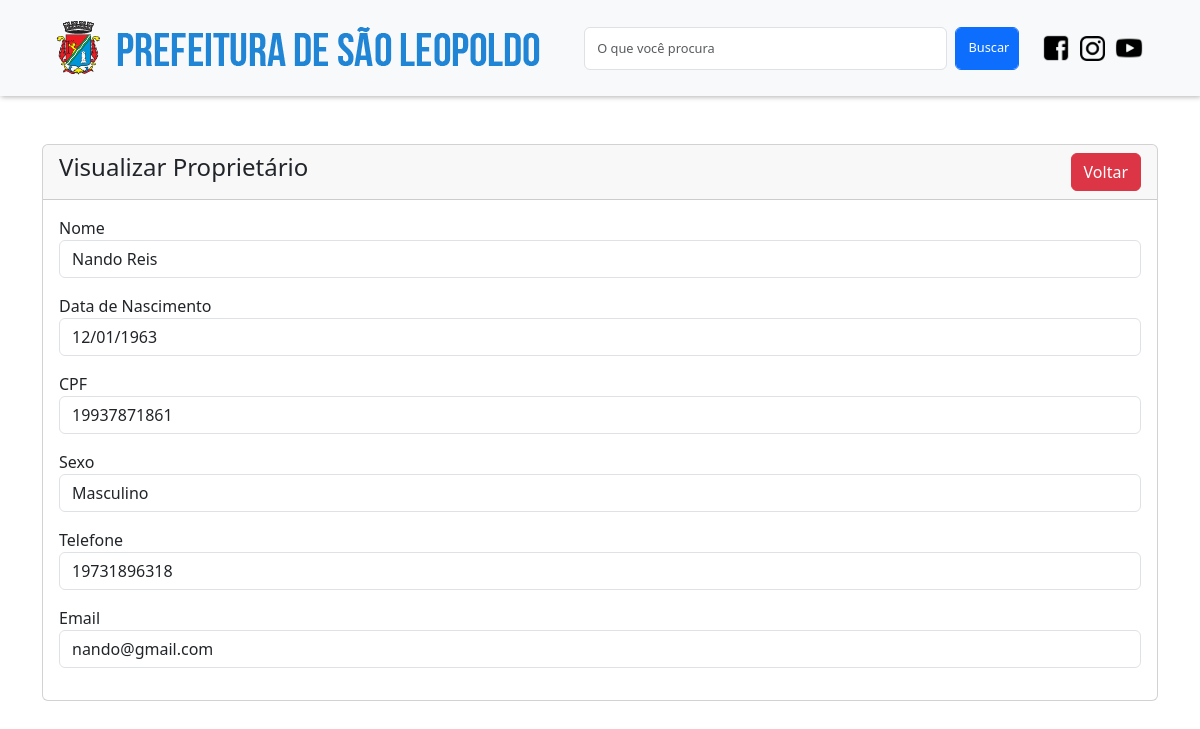
/proprietario-view.php?id=1 (signed in), run on the app's committed database.
### tables this page shows
CREATE TABLE `proprietarios` (
  `id` int(11) NOT NULL,
  `nome` varchar(255) NOT NULL,
  `data_nascimento` date NOT NULL,
  `cpf` varchar(12) NOT NULL,
  `sexo` varchar(30) NOT NULL,
  `telefone` varchar(12) DEFAULT NULL,
  `email` varchar(255) DEFAULT NULL
);

### proprietario-view.php (the view, shortened to what this page needs)
<?php
include('conexao.php');
?>
<!doctype html>
<html lang="pt-br">
  <head>
    <link href="https://cdn.jsdelivr.net/npm/bootstrap@5.3.3/dist/css/bootstrap.min.css" rel="stylesheet">
    <link rel="stylesheet" href="src/style.css">
  </head>
  <body>
    <nav class="navbar navbar-expand-lg bg-body-tertiary" style="box-shadow: 1px 1px 5px rgb(0, 0, 0, 0.3);">
        <div class="container-fluid d-flex p-2"  style="margin: 0 3rem;">
            <a class="navbar-brand" href="#"><img class="img-fluid" src="./src/img/logo-prefeitura.png"></a>
            <form class="d-flex" role="search" style="width: 40%" action="" method="POST">
                <input class="form-control me-2" type="search" placeholder="O que você procura" aria-label="Search" style="height: 43px; font-size: 0.8rem;">
                <button class="btn btn-primary form-control" style="width: 4rem; color: #fff; font-size: 0.8rem;" type="submit">Buscar</button>
            </form>
            <section class="links">
                <a href="#" target="_blank"><img class="img-fluid" src="./src/img/logo-facebook.png" style="width: 30px;"></a>
                <a href="https://www.instagram.com/prefasaoleo/" target="_blank">
                    <img class="img-fluid" src="./src/img/logo-instagram.png" style="width: 25px; margin: 0 5px;"></a>
                <a href="#" target="_blank"><img class="img-fluid" src="./src/img/logo-youtube.png" style="width: 30px"></a>
            </section>
        </div>
    </nav>
    <div class="container mt-5">
        <div class="row">
            <div class="col-md-12">
                <div class="card">
                    <div class="card-header">
                        <h4>
                            Visualizar Proprietário
                            <a href="gerenciar-proprietario.php" class="btn btn-danger float-end">Voltar</a>
                        </h4>
                    </div>
                    <div class="card-body">
                        <?php
                        if (isset($_GET['id'])) {
                            $proprietario_id = mysqli_real_escape_string($mysqli, $_GET['id']);
                            $sql_code = "SELECT * FROM proprietarios WHERE id = $proprietario_id";
                            $query = mysqli_query($mysqli, $sql_code);
                            if (mysqli_num_rows($query) > 0) {
                                $proprietario = mysqli_fetch_array($query);
                            }
                        ?>
                        <div class="mb-3">
                            <label>Nome</label>
                            <p class="form-control">
                                <?=$proprietario['nome']?>
                            </p>
                        </div>
                        <div class="mb-3">
                            <label>Data de Nascimento</label>
                            <p class="form-control">
                            <?=date('d/m/Y', strtotime($proprietario['data_nascimento']))?>
                            </p>
                        </div>
                        <div class="mb-3">
                            <label>CPF</label>
                            <p class="form-control">
                            <?=$proprietario['cpf']?>
                            </p>
                        </div>
                        <div class="mb-3">
                            <label>Sexo</label>
                            <p class="form-control">
                            <?=$proprietario['sexo']?>
                            </p>
                        </div>
                        <div class="mb-3">
                            <label>Telefone</label>
                            <p class="form-control">
                            <?=$proprietario['telefone']?>
                            </p>
                        </div>
                        <div class="mb-3">
                            <label>Email</label>
                            <p class="form-control">
                            <?=$proprietario['email']?>
                            </p>
                        </div>
                        <?php
                        } else {
                            echo '<h5>Proprietário não encontrado.</h5>';
                        }
                        ?>
                    </div>
                </div>
            </div>
        </div>
    </div>
  </body>
</html>

### src/style.css (style rules this page uses)
* { margin: 0; padding: 0; box-sizing: border-box; }

### data on the page
proprietarios: nome "Nando Reis", data_nascimento "12/01/1963", cpf "19937871861", sexo "Masculino", telefone "19731896318", email "nando@gmail.com"
